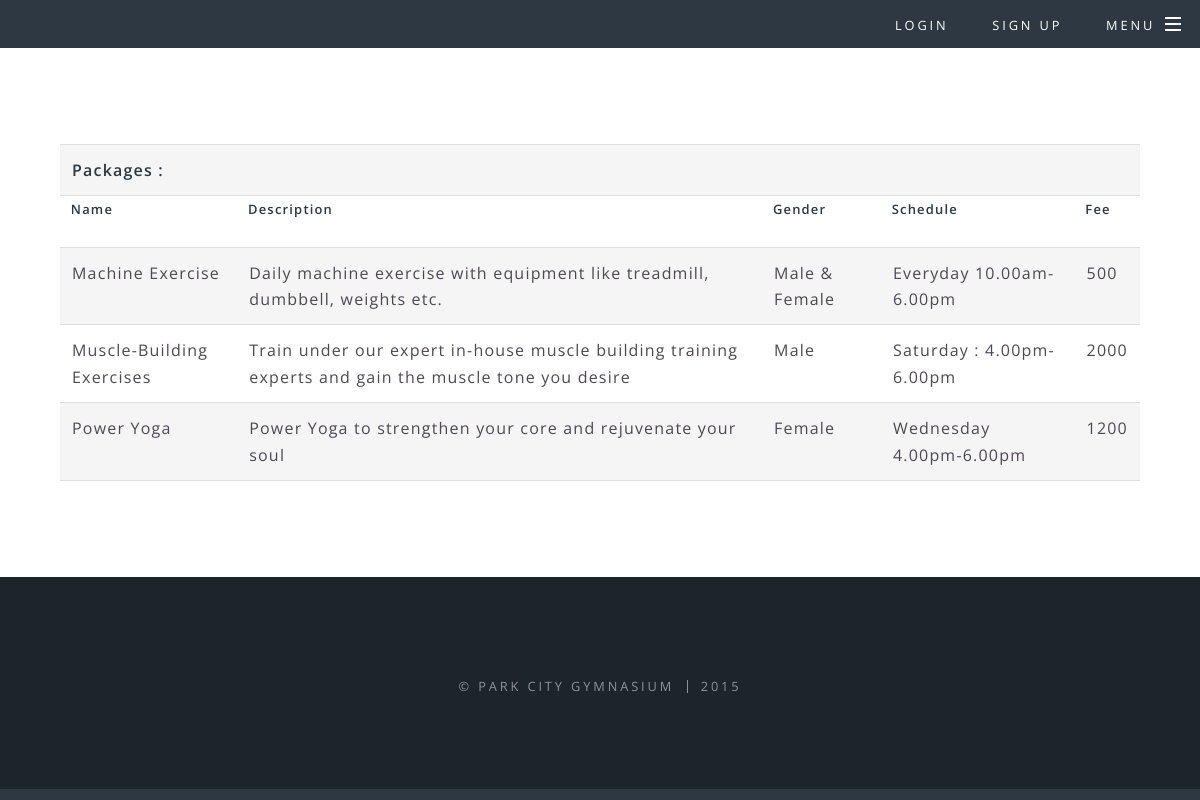
Page /Website/package.php on the committed database.
### tables this page shows
CREATE TABLE IF NOT EXISTS `package` (
  `id` int(11) NOT NULL,
  `name` varchar(255) NOT NULL,
  `description` varchar(1000) NOT NULL,
  `gender` varchar(255) NOT NULL,
  `schedule` varchar(255) NOT NULL,
  `fee` int(100) NOT NULL
);

### Website/package.php (the view, shortened to what this page needs)
<!DOCTYPE HTML>
<html>
	<head>
		<link rel="stylesheet" href="assets/css/main.css" />
	</head>
	<body>
			<div id="page-wrapper">
					<header id="header" class="alt">
						<nav id="nav">
							<ul>
                                                                <li class="special">
                                                                    <a href="login.php">Login</a>
								</li>
                                                                <li class="special">
                                                                <a href="signup.php">Sign Up</a>
								</li>
								<li class="special">
									<a href="#menu" class="menuToggle"><span>Menu</span></a>
								</li>
							</ul>
						</nav>
					</header>
					<article id="main">
						<section class="wrapper style5">
							<div class="inner">
							 <table align="center" border="2px">
                                                            <tr>
                                                                <td colspan="5">
                                                                    <strong>Packages :</strong>
                                                                </td>
                                                            </tr>
                                                             <tr>
                                                                 <th>
                                                                    <label>Name</label>
                                                                 </th>
                                                                 <th>
                                                                    <label>Description</label>
                                                                 </th>
                                                                 <th>
                                                                    <label>Gender</label>
                                                                 </th>
                                                                 <th>
                                                                    <label>Schedule</label>
                                                                 </th>
                                                                 <th>
                                                                    <label>Fee</label>
                                                                 </th>
                                                            </tr>
                                                            <?php
                                                                $query= "select * from package";
                                                                $run= mysql_query($query);
                                                                while ($row = mysql_fetch_array($run))
                                                                {
                                                                    $packagename = $row['name'];
                                                                    $packagedescription = $row['description'];
                                                                    $packageprice = $row['gender'];
                                                                    $packageschedule= $row['schedule'];
                                                                    $packagefee= $row['fee'];
                                                            ?>
                                                            <tr>
                                                                <td>
                                                                   <?php
                                                                    echo $packagename;
                                                                   ?>
                                                                </td>
                                                                <td>
                                                                    <?php
                                                                    echo $packagedescription;
                                                                   ?>
                                                                </td>
                                                                <td>
                                                                   <?php
                                                                    echo $packageprice;
                                                                   ?>
                                                                </td>
                                                                 <td>
                                                                   <?php
                                                                    echo $packageschedule;
                                                                   ?>
                                                                </td>
                                                                 <td>
                                                                   <?php
                                                                    echo $packagefee;
                                                                   ?>
                                                                </td>
                                                            </tr>
                                                                <?php } ?>
                                                        </table>
							</div>
						</section>
					</article>
					<footer id="footer">
						<ul class="copyright">
							<li>&copy; Park City Gymnasium</li><li>2015</li>
						</ul>
					</footer>
			</div>
	</body>
</html>

### rows in the picture
package: name "Machine Exercise", description "Daily machine exercise with equipment like treadmill, dumbbell, weights etc.", gender "Male & Female", schedule "Everyday 10.00am-6.00pm", fee "500"
package: name "Muscle-Building Exercises", description "Train under our expert in-house muscle building training experts and gain the muscle tone you desire", gender "Male", schedule "Saturday : 4.00pm-6.00pm", fee "2000"
package: name "Power Yoga", description "Power Yoga to strengthen your core and rejuvenate your soul", gender "Female", schedule "Wednesday 4.00pm-6.00pm", fee "1200"
